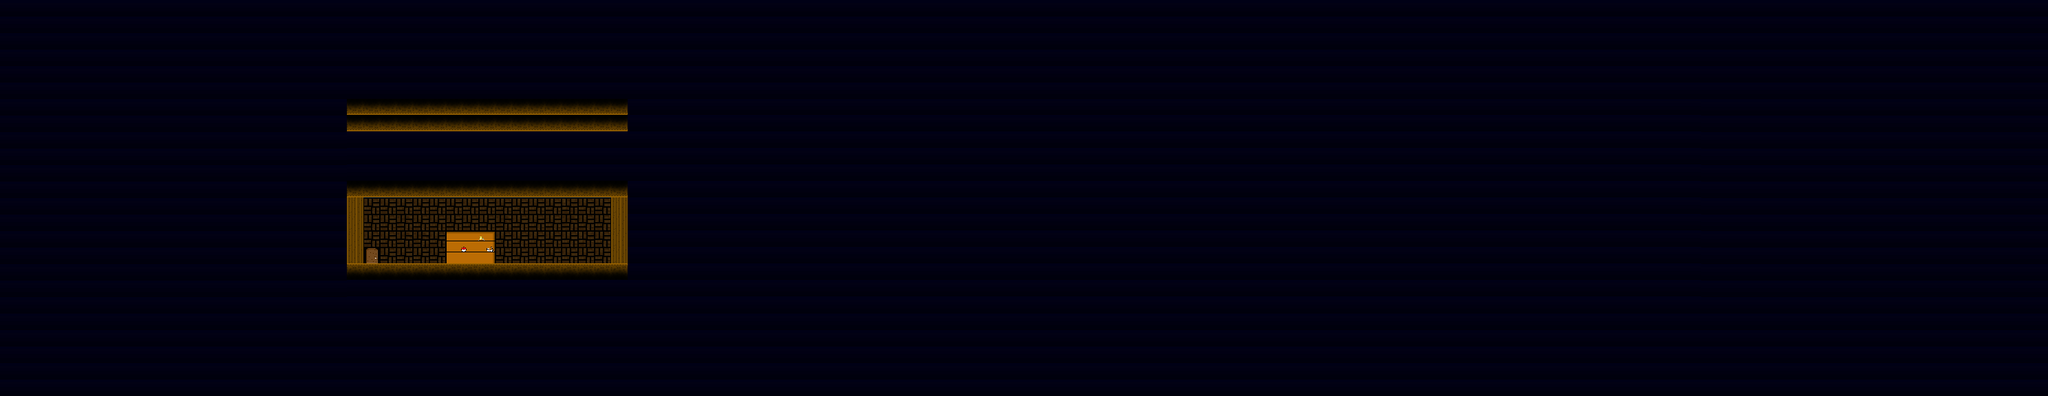

Below is a game level as drawn by its tile map, then a one-line description and the .tmx that defines it (tile-layer data replaced by summaries):
An orthogonal 124x24 tile map with 24x24 px tiles, 22 tile layers (background1, background2, background3, background4, ...), 3 tilesets and 3 objects (target, exit, config).

<map version="1.0" orientation="orthogonal" renderorder="right-down" width="124" height="24" tilewidth="24" tileheight="24" nextobjectid="55">
 <tileset firstgid="1" name="levels" tilewidth="24" tileheight="24" tilecount="200" columns="8">
  <image source="levels.png" width="192" height="600" />
 </tileset>
 <tileset firstgid="201" name="backgrounds" tilewidth="48" tileheight="48" tilecount="16" columns="8">
  <image source="backgrounds.png" width="384" height="96" />
 </tileset>
 <tileset firstgid="217" name="large_backgrounds" tilewidth="240" tileheight="480" tilecount="8" columns="8">
  <image source="large_backgrounds.png" width="1920" height="480" />
 </tileset>
 <layer name="background1" width="124" height="24">
  <data>[2976 cells, 0 non-empty, 0 distinct tile ids]</data>
 </layer>
 <layer name="background2" width="124" height="24" offsetx="-24" offsety="144">
  <data>[2976 cells, 0 non-empty, 0 distinct tile ids]</data>
 </layer>
 <layer name="background3" width="124" height="24">
  <data>[2976 cells, 0 non-empty, 0 distinct tile ids]</data>
 </layer>
 <layer name="background4" width="124" height="24">
  <data>[2976 cells, 0 non-empty, 0 distinct tile ids]</data>
 </layer>
 <layer name="background5" width="124" height="24" offsetx="0" offsety="144">
  <data>[2976 cells, 0 non-empty, 0 distinct tile ids]</data>
 </layer>
 <layer name="background6" width="124" height="24">
  <data>[2976 cells, 0 non-empty, 0 distinct tile ids]</data>
 </layer>
 <layer name="background7" width="124" height="24">
  <data>[2976 cells, 0 non-empty, 0 distinct tile ids]</data>
 </layer>
 <layer name="background8" width="124" height="24">
  <data>[2976 cells, 0 non-empty, 0 distinct tile ids]</data>
 </layer>
 <layer name="background9" width="124" height="24">
  <data>[2976 cells, 2972 non-empty, 5 distinct tile ids]</data>
 </layer>
 <layer name="background10" width="124" height="24">
  <data>[2976 cells, 2976 non-empty, 9 distinct tile ids]</data>
 </layer>
 <layer name="ground" width="124" height="24">
  <data>[2976 cells, 382 non-empty, 3 distinct tile ids]</data>
 </layer>
 <objectgroup name="positions">
  <object id="1" name="target" x="576" y="360" width="24" height="24">
   <properties>
    <property name="default" value="1" />
    <property name="id" value="lilac_house_w" />
   </properties>
  </object>
  <object id="49" name="exit" x="529.57" y="359" width="24" height="24">
   <properties>
    <property name="goto" value="level01" />
    <property name="target" value="level01_e" />
   </properties>
  </object>
  <object id="54" name="config" x="0" y="0" width="100" height="100">
   <properties>
    <property name="ambient_light" value="0.5" />
   </properties>
  </object>
 </objectgroup>
 <layer name="ladder" width="124" height="24">
  <data>[2976 cells, 0 non-empty, 0 distinct tile ids]</data>
 </layer>
 <layer name="foreground10" width="124" height="24" offsetx="0" offsety="-1">
  <data>[2976 cells, 2916 non-empty, 5 distinct tile ids]</data>
 </layer>
 <layer name="foreground9" width="124" height="24">
  <data>[2976 cells, 0 non-empty, 0 distinct tile ids]</data>
 </layer>
 <layer name="foreground8" width="124" height="24">
  <data>[2976 cells, 0 non-empty, 0 distinct tile ids]</data>
 </layer>
 <layer name="foreground7" width="124" height="24">
  <data>[2976 cells, 0 non-empty, 0 distinct tile ids]</data>
 </layer>
 <layer name="foreground6" width="124" height="24">
  <data>[2976 cells, 0 non-empty, 0 distinct tile ids]</data>
 </layer>
 <layer name="foreground5" width="124" height="24">
  <data>[2976 cells, 0 non-empty, 0 distinct tile ids]</data>
 </layer>
 <layer name="foreground4" width="124" height="24">
  <data>[2976 cells, 0 non-empty, 0 distinct tile ids]</data>
 </layer>
 <layer name="foreground3" width="124" height="24">
  <data>[2976 cells, 0 non-empty, 0 distinct tile ids]</data>
 </layer>
 <layer name="foreground2" width="124" height="24">
  <data>[2976 cells, 0 non-empty, 0 distinct tile ids]</data>
 </layer>
 <layer name="foreground1" width="124" height="24">
  <data>[2976 cells, 1992 non-empty, 1 distinct tile ids]</data>
 </layer>
 <objectgroup name="animations" />
</map>
